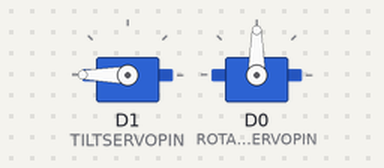
Recording of a program running on a simulated Seeed XIAO (SAMD21). Shown: 2 × servo. Random numbers use the default seed unless the program sets one.

Above: at 1.2 s.
At 10.5 s:
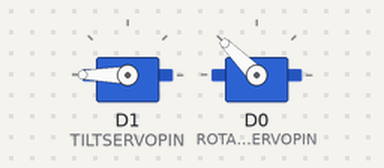
At 13.7 s:
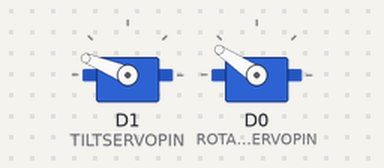
At 30.3 s:
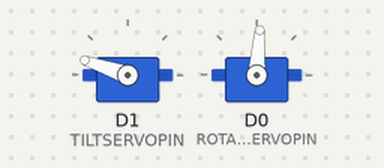
Timing chart, 0 to 40.0 s (numbered marks = the images above):
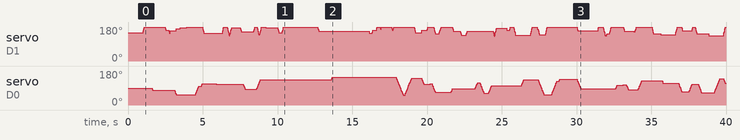

The program:

main.cpp
```cpp
#include <Arduino.h>
#include <Servo.h>

// ================= CONFIG =================
// true  = move to base position and hold (for alignment)
// false = normal random eye movement
#define CALIBRATE false

// In calibration mode, also sweep slowly: base -> min -> max -> base, repeating.
// Lets you check the full range clears your support structure.
#define SHOW_LIMITS true
#define RELEASE_AT_POINTS true
#define LIMIT_PAUSE_MS 1500 // pause at each point during the sweep

#define TILTSERVOPIN 1
#define ROTATESERVOPIN 0

// Base (rest) positions, in degrees
#define TILT_BASE 150
#define ROTATE_BASE 90

// Movement ranges used in normal mode (and shown in SHOW_LIMITS)
#define TILT_MIN 130
#define TILT_MAX 220
#define ROTATE_MIN 50
#define ROTATE_MAX 150

// Speed: milliseconds per 1° step. Higher = slower.
#define TILT_STEP_MS 3
#define ROTATE_STEP_MS 5
// ==========================================

struct SlowServo
{
  Servo servo;
  uint8_t pin;
  int current;
  int target;
  unsigned long stepMs;
  unsigned long lastStep;

  void begin(uint8_t p, int start, unsigned long ms)
  {
    pin = p;
    current = target = start;
    stepMs = ms;
    lastStep = 0;
    servo.attach(pin);
    servo.write(current);
  }

  void moveTo(int t)
  {
    target = constrain(t, 40, 220);
    if (!servo.attached())
      servo.attach(pin);
  }

  bool moving() { return current != target; }

  void update()
  {
    if (!moving())
      return;
    unsigned long now = millis();
    if (now - lastStep < stepMs)
      return;
    lastStep = now;
    current += (target > current) ? 1 : -1;
    servo.write(current);
  }

  void releaseIfIdle()
  {
    if (!moving() && servo.attached())
      servo.detach();
  }
};

SlowServo Tilt, Rotate;
unsigned long lastDecision = 0;

// ---------- Calibration ----------
void resetToBase()
{
  Tilt.moveTo(TILT_BASE);
  Rotate.moveTo(ROTATE_BASE);
}

void calibrationLoop()
{
  Tilt.update();
  Rotate.update();

#if SHOW_LIMITS
  // Sweep through: base -> min -> max -> base, pausing at each
  static uint8_t stage = 0;
  static unsigned long arrivedAt = 0;

  if (Tilt.moving() || Rotate.moving())
  {
    arrivedAt = 0;
    return;
  }
  if (arrivedAt == 0)
  {
    arrivedAt = millis();
    #if RELEASE_AT_POINTS
      Tilt.releaseIfIdle();
      Rotate.releaseIfIdle();
    #endif
    return;
    }
  if (millis() - arrivedAt < LIMIT_PAUSE_MS)
    return;

  arrivedAt = 0;
  stage = (stage + 1) % 3;
  switch (stage)
  {
  case 0:
    Tilt.moveTo(TILT_BASE);
    Rotate.moveTo(ROTATE_BASE);
    break;
  case 1:
    Tilt.moveTo(TILT_MIN);
    Rotate.moveTo(ROTATE_MIN);
    break;
  case 2:
    Tilt.moveTo(TILT_MAX);
    Rotate.moveTo(ROTATE_MAX);
    break;
  }
#endif
  // Otherwise: just hold at base. Servos stay attached so they resist being moved.
}

// ---------- Normal eye movement ----------
void eyeLoop()
{
  Tilt.update();
  Rotate.update();

  if (millis() - lastDecision >= 100)
  {
    lastDecision = millis();

    Tilt.releaseIfIdle();
    Rotate.releaseIfIdle();

    if (!Tilt.moving() && random(100) > 80)
      Tilt.moveTo(random(TILT_MIN, TILT_MAX + 1));
    if (!Rotate.moving() && random(100) > 90)
      Rotate.moveTo(random(ROTATE_MIN, ROTATE_MAX + 1));
  }
}

// ---------- Main ----------
void setup()
{
  randomSeed(analogRead(A3));

  // Start at base and settle there
  Tilt.begin(TILTSERVOPIN, TILT_BASE, TILT_STEP_MS);
  Rotate.begin(ROTATESERVOPIN, ROTATE_BASE, ROTATE_STEP_MS);
  delay(1000);
}

void loop()
{
#if CALIBRATE
  calibrationLoop();
#else
  eyeLoop();
#endif
}
```
